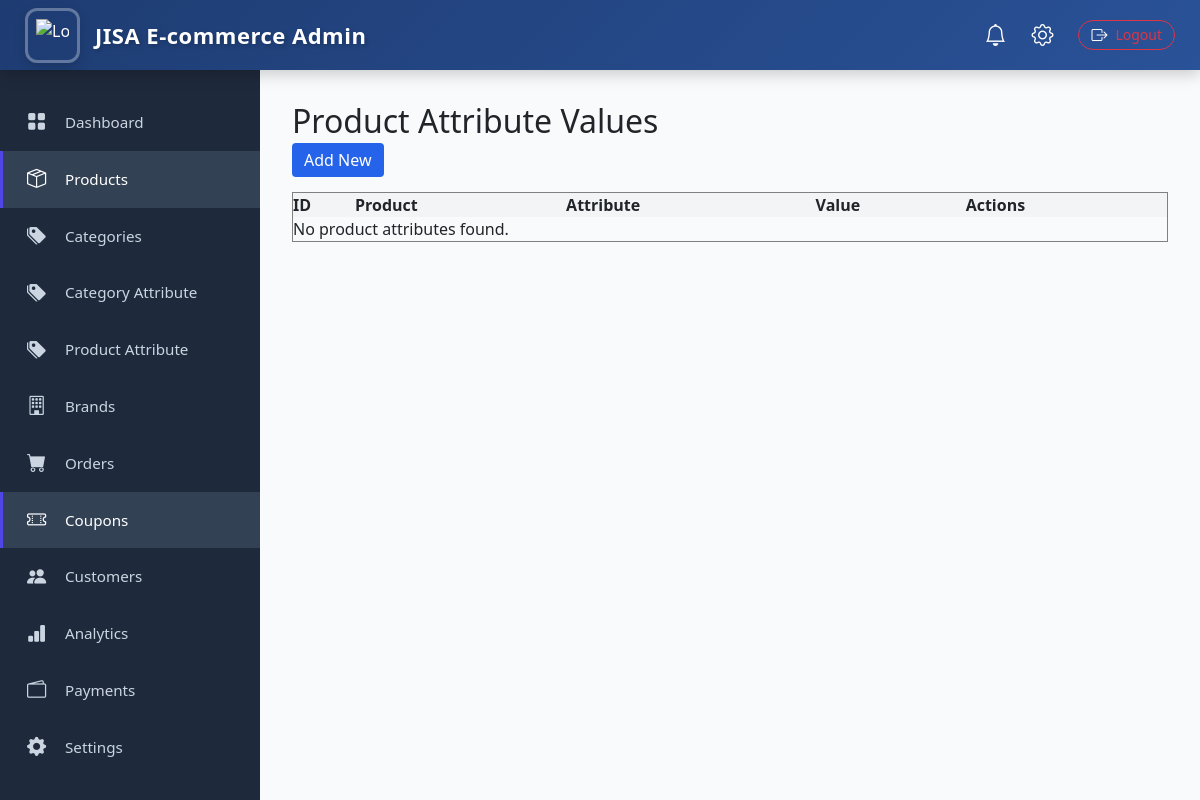
The app's page /adminpanel/product-attributes/, older data.
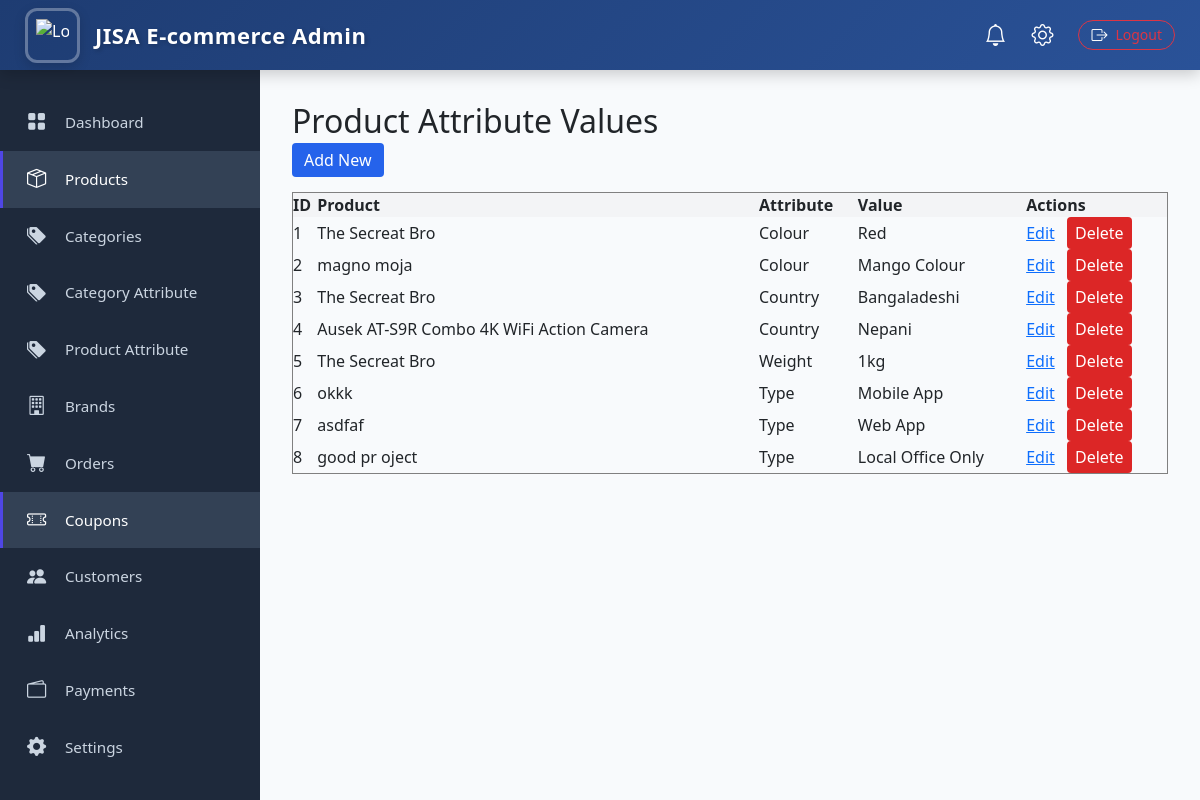
The same page, newer data.
### core/models.py (models this page shows, shortened)
class ProductAttributeValue(models.Model):
    product = models.ForeignKey(
        Product,
        on_delete=models.CASCADE,
        related_name="attribute_values"
    )
    attribute = models.ForeignKey(
        CategoryAttribute,
        on_delete=models.CASCADE
    )
    value = models.CharField(max_length=100)

class Product(models.Model):
    STATUS_CHOICES = (
        ('new', 'New'),
        ('sale', 'Sale'),
        ('regular', 'Regular'),
    )
    category = models.ForeignKey(Category, on_delete=models.CASCADE, related_name='products')
    name = models.CharField(max_length=255)
    slug = models.SlugField(max_length=255, unique=True)
    short_description = models.TextField(blank=True, null=True)
    description = models.TextField(blank=True, null=True)
    specifications = RichTextField(blank=True, null=True, help_text="Add product specs like Word/Doc style")
    price = models.DecimalField(max_digits=10, decimal_places=2)
    old_price = models.DecimalField(max_digits=10, decimal_places=2, blank=True, null=True)
    discount_percent = models.PositiveIntegerField(default=0)
    stock_quantity = models.PositiveIntegerField(default=0)
    rating = models.FloatField(default=0.0)
    status = models.CharField(max_length=10, choices=STATUS_CHOICES, default='regular')
    is_featured = models.BooleanField(default=False)
    is_active = models.BooleanField(default=True)
    brand = models.ForeignKey(Brand, on_delete=models.CASCADE, blank=True, null=True, related_name='brand')
    created_at = models.DateTimeField(auto_now_add=True)
    updated_at = models.DateTimeField(auto_now=True)

class CategoryAttribute(models.Model):
    category = models.ForeignKey(
        Category,
        on_delete=models.CASCADE,
        related_name="attributes"
    )
    name = models.CharField(max_length=100)

### admin_panel/views.py (the view)
# urls.py: path('product-attributes/', views.productattributevalue_list, name='productattribute_list'),
def productattributevalue_list(request):
    product_attributes = ProductAttributeValue.objects.all()
    return render(request, 'category/productattributevalue_list.html', {'product_attributes': product_attributes})

### core/context_processors.py (called while the page is built)
def categories_menu(request):
    categories = Category.objects.filter(parent__isnull=True).prefetch_related('children')
    return {'menu_categories': categories}

### admin_panel/templates/category/productattributevalue_list.html (shortened to what this page needs)
{% extends "admin-base.html" %}
{% block content %}
<h2>Product Attribute Values</h2>
<a href="{% url 'productattribute_add' %}" style="padding:6px 12px; background:#2563eb; color:#fff; border-radius:4px; text-decoration:none;">Add New</a>
<table border="1" cellpadding="8" cellspacing="0" style="margin-top:20px; width:100%; border-collapse:collapse;">
    <tr style="background:#f3f4f6;">
        <th>ID</th>
        <th>Product</th>
        <th>Attribute</th>
        <th>Value</th>
        <th>Actions</th>
    </tr>
    {% for item in product_attributes %}
    <tr>
        <td>{{ item.id }}</td>
        <td>{{ item.product.name }}</td>
        <td>{{ item.attribute.name }}</td>
        <td>{{ item.value }}</td>
        <td>
            <a href="{% url 'productattribute_edit' item.id %}" style="margin-right:8px;">Edit</a>
            <form method="post" action="{% url 'productattribute_delete' item.id %}" style="display:inline;" onsubmit="return confirm('Are you sure to delete this attribute?');">
                <button type="submit" style="padding:4px 8px; background:#dc2626; color:#fff; border:none; border-radius:4px; cursor:pointer;">Delete</button>
            </form>
        </td>
    </tr>
    {% empty %}
    <tr>
        <td colspan="5">No product attributes found.</td>
    </tr>
    {% endfor %}
</table>
{% endblock %}

### templates/admin-base.html (shortened to what this page needs)
<!DOCTYPE html>
<html lang="en">
<head>
    <link href="https://cdn.jsdelivr.net/npm/bootstrap@5.3.0/dist/css/bootstrap.min.css" rel="stylesheet">
    <link href="https://cdn.jsdelivr.net/npm/bootstrap-icons@1.10.5/font/bootstrap-icons.css" rel="stylesheet">
</head>
<body>
        <nav class="top-navbar" style="
            height: 70px;
            background: linear-gradient(135deg, #1e3c72 0%, #2a5298 100%);
            color: #fff;
            display: flex;
            align-items: center;
            justify-content: space-between;
            padding: 0 25px;
            box-shadow: 0 4px 15px rgba(0, 0, 0, 0.2);
            ">
            <div class="navbar-brand" style="display: flex; align-items: center; gap: 15px;">
                <div style="
                    height: 55px;
                    width: 55px;
                    border-radius: 12px;
                    padding: 8px;
                    box-shadow: 0 4px 12px rgba(0, 0, 0, 0.15);
                    display: flex;
                    align-items: center;
                    justify-content: center;
                    border: 3px solid rgba(255, 255, 255, 0.3);
                ">
                    <img src="https://jisa.bkonsoft.com/media/products/logo1.png"
                        alt="Logo"
                        style="
                            height: 100%;
                            width: 100%;
                            object-fit: contain;
                        ">
                </div>
                <span style="
                    font-size: 22px;
                    font-weight: 700;
                    letter-spacing: 0.5px;
                    text-shadow: 2px 2px 4px rgba(0, 0, 0, 0.2);
                ">JISA E-commerce Admin</span>
            </div>
            <div class="navbar-right" style="display: flex; align-items: center; gap: 25px; font-size: 22px;">
                <i class="bi bi-bell"
                title="Notifications"
                style="cursor: pointer; transition: all 0.3s;"></i>
                <i class="bi bi-gear"
                title="Settings"
                style="cursor: pointer; transition: all 0.3s;"></i>
                <a href="{% url 'logout' %}"
                title="Logout"
                style="
                        display:flex;
                        align-items:center;
                        gap:8px;
                        padding:6px 12px;
                        font-size:14px;
                        font-weight:500;
                        color:#dc3545;
                        border:1px solid #dc3545;
                        border-radius:18px;
                        text-decoration:none;
                        line-height:1;
                        transition:all 0.25s ease;
                "
                onmouseover="this.style.background='#dc3545';this.style.color='#fff';"
                onmouseout="this.style.background='transparent';this.style.color='#dc3545';"
                >
                    <i class="bi bi-box-arrow-right" style="font-size:16px;"></i>
                    <span>Logout</span>
                </a>
            </div>
        </nav>
    <div class="sidebar">
        <div class="sidebar-menu">
            <a href="{% url 'admin_dashboard' %}" class="menu-item {% if request.resolver_match.url_name == 'admin_dashboard' %}active{% endif %}">
                <i class="bi bi-grid-fill"></i>
                <span>Dashboard</span>
            </a>
            <a href="{% url 'product_list' %}" class="menu-item {% if 'product' in request.path %}active{% endif %}">
                <i class="bi bi-box-seam"></i>
                <span>Products</span>
            </a>
            <a href="{% url 'category_list' %}" class="menu-item">
                <i class="bi bi-tags-fill"></i>
                <span>Categories</span>
            </a>
            <a href="{% url 'categoryattribute_list' %}" class="menu-item">
                <i class="bi bi-tags-fill"></i>
                <span>Category Attribute</span>
            </a>
            <a href="{% url 'productattribute_list' %}" class="menu-item">
                <i class="bi bi-tags-fill"></i>
                <span>Product Attribute</span>
            </a>
            <a href="{% url 'brand_list' %}" class="menu-item">
                <i class="bi bi-building"></i>
                <span>Brands</span>
            </a>
            <a href="{% url 'admin_order_list' %}" class="menu-item">
                <i class="bi bi-cart-fill"></i>
                <span>Orders</span>
            </a>
            <a href="{% url 'coupon_list' %}" class="menu-item active">
                    <i class="bi bi-ticket-perforated"></i>
                    <span>Coupons</span>
            </a>
            <a href="{% url 'client_list' %}" class="menu-item">
                <i class="bi bi-people-fill"></i>
                <span>Customers</span>
            </a>
            <a href="#" class="menu-item">
                <i class="bi bi-bar-chart-fill"></i>
                <span>Analytics</span>
            </a>
            <a href="#" class="menu-item">
                <i class="bi bi-wallet2"></i>
                <span>Payments</span>
            </a>
            <a href="{% url 'settings_dashboard' %}" class="menu-item">
                <i class="bi bi-gear-fill"></i>
                <span>Settings</span>
            </a>
        </div>
    </div>
    <div class="main-content">
        {% block content %}
        {% endblock %}
    </div>
</body>

Row changes from the older to the newer data that the page shows:
added ProductAttributeValue: id "1", product.name "The Secreat Bro", attribute.name "Colour", value "Red"
added ProductAttributeValue: id "2", product.name "magno moja", attribute.name "Colour", value "Mango Colour"
added ProductAttributeValue: id "3", product.name "The Secreat Bro", attribute.name "Country", value "Bangaladeshi"
added ProductAttributeValue: id "4", product.name "Ausek AT-S9R Combo 4K WiFi Action Camera", attribute.name "Country", value "Nepani"
added ProductAttributeValue: id "5", product.name "The Secreat Bro", attribute.name "Weight", value "1kg"
added ProductAttributeValue: id "6", product.name "okkk", attribute.name "Type", value "Mobile App"
added ProductAttributeValue: id "7", product.name "asdfaf", attribute.name "Type", value "Web App"
added ProductAttributeValue: id "8", product.name "good pr oject", attribute.name "Type", value "Local Office Only"
Text that changed along with them:
text no longer shown: "No product attributes found."
